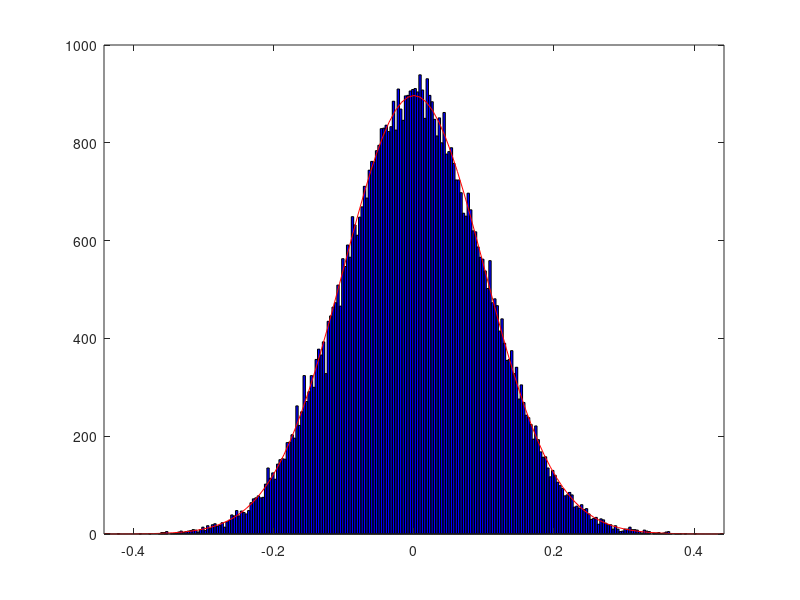

MATLAB code to generate this figure: (Note: this script raises an error after producing the figure.)
%% Numerical Derivative Demo
% This file demonstrates how taking numerical derivatives increases noise
% and gives some info on how to calculate uncertainty.
sigma = 0.1; % Standard Deviation of white noise
nsamp = 65536; % Number of samples in signal
sr = 100; % Sample rate in Hz.
dt = 1/sr; % Sample Period
t = 0:dt:(nsamp-1)*dt; % The time array
en = sigma*randn(nsamp,1); % Generate the white noise waveform
den = diff(en)/dt; % Take the first derivative of the position curve
dden = diff(den)/dt; % Take the first derivative of the position curve
xbar = mean(en); % Arithmetic mean
S = std(en) % Standard Deviation
N = length(en) % Count
figure(1)
h=histfit(en)
bob = get(h(2)); % Get the normal curve data
mx = max(h(2).YData); % Get the max in the normal curve data
line([xbar xbar], [0 mx*1.05], 'LineWidth',3, 'color', 'r') % Plot a line for the mean
line([xbar-S xbar-S], [0 mx*0.65], 'LineWidth',3, 'color', 'r') % Plot a line for 1 S
                                                  % below the mean
line([xbar+S xbar+S], [0 mx*0.65], 'LineWidth',3, 'color', 'r') % Plot a line for
                                                  % 1 S above the mean
title('Histogram and Fitted Normal Distribution of Position Noise')
xlabel('Data Range')
ylabel('Count')
txt2 = '$\leftarrow \bar{x} + S$';
text(xbar+S,mx*0.65,txt2,'Interpreter','latex')
txt3 = '$\bar{x} - S \rightarrow$';
text(xbar-S-0.75*S,mx*0.65,txt3,'Interpreter','latex')

xbar = mean(den); % Arithmetic mean
S = std(den) % Standard Deviation
N = length(den) % Count
figure(2)
hd=histfit(den)
bob = get(hd(2)); % Get the normal curve data
mx = max(hd(2).YData); % Get the max in the normal curve data
line([xbar xbar], [0 mx*1.05], 'LineWidth',3, 'color', 'r') % Plot a line for the mean
line([xbar-S xbar-S], [0 mx*0.65], 'LineWidth',3, 'color', 'r') % Plot a line for 1 S
                                                  % below the mean
line([xbar+S xbar+S], [0 mx*0.65], 'LineWidth',3, 'color', 'r') % Plot a line for
                                                  % 1 S above the mean
title('Histogram and Fitted Normal Distribution of Velocity Noise')
xlabel('Data Range')
ylabel('Count')
txt2 = '$\leftarrow \bar{x} + S$';
text(xbar+S,mx*0.65,txt2,'Interpreter','latex')
txt3 = '$\bar{x} - S \rightarrow$';
text(xbar-S-0.75*S,mx*0.65,txt3,'Interpreter','latex')

xbar = mean(dden); % Arithmetic mean
S = std(dden) % Standard Deviation
N = length(dden) % Count
figure(3)
hdd=histfit(dden)
bob = get(hdd(2)); % Get the normal curve data
mx = max(hdd(2).YData); % Get the max in the normal curve data
line([xbar xbar], [0 mx*1.05], 'LineWidth',3, 'color', 'r') % Plot a line for the mean
line([xbar-S xbar-S], [0 mx*0.65], 'LineWidth',3, 'color', 'r') % Plot a line for 1 S
                                                  % below the mean
line([xbar+S xbar+S], [0 mx*0.65], 'LineWidth',3, 'color', 'r') % Plot a line for
                                                  % 1 S above the mean
title('Histogram and Fitted Normal Distribution of Acceleration Noise')
xlabel('Data Range')
ylabel('Count')
txt2 = '$\leftarrow \bar{x} + S$';
text(xbar+S,mx*0.65,txt2,'Interpreter','latex')
txt3 = '$\bar{x} - S \rightarrow$';
text(xbar-S-0.75*S,mx*0.65,txt3,'Interpreter','latex')

figure(4)
plot(t, en)
title('Position Noise time Series')
xlabel('Time')
ylabel('Position')

